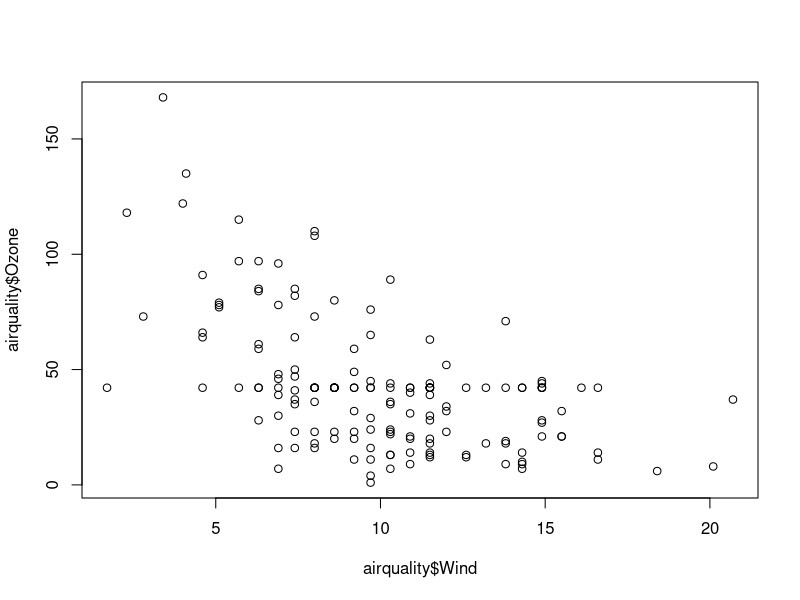

The R script that drew this image:
## ---- chunk 1
knitr::opts_chunk$set(echo = FALSE)
data("airquality")
airquality$Ozone[is.na(airquality$Ozone)] = mean(airquality$Ozone, na.rm=TRUE)
airquality$Solar.R[is.na(airquality$Solar.R)] = mean(airquality$Solar.R, na.rm=TRUE)
## ---- chunk 2
plot(airquality$Wind,airquality$Ozone)
